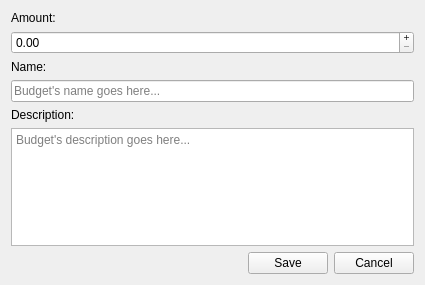
<?xml version="1.0" encoding="UTF-8"?>
<ui version="4.0">
 <class>BudgetEditor</class>
 <widget class="QWidget" name="BudgetEditor">
  <property name="windowModality">
   <enum>Qt::ApplicationModal</enum>
  </property>
  <property name="geometry">
   <rect>
    <x>0</x>
    <y>0</y>
    <width>425</width>
    <height>285</height>
   </rect>
  </property>
  <property name="sizePolicy">
   <sizepolicy hsizetype="Maximum" vsizetype="Maximum">
    <horstretch>0</horstretch>
    <verstretch>0</verstretch>
   </sizepolicy>
  </property>
  <property name="windowTitle">
   <string>Form</string>
  </property>
  <layout class="QVBoxLayout" name="verticalLayout">
   <item>
    <widget class="QLabel" name="amount_label">
     <property name="text">
      <string>Amount:</string>
     </property>
    </widget>
   </item>
   <item>
    <widget class="QDoubleSpinBox" name="amount">
     <property name="buttonSymbols">
      <enum>QAbstractSpinBox::PlusMinus</enum>
     </property>
     <property name="accelerated">
      <bool>true</bool>
     </property>
     <property name="prefix">
      <string/>
     </property>
     <property name="suffix">
      <string/>
     </property>
     <property name="maximum">
      <double>1000000000.000000000000000</double>
     </property>
    </widget>
   </item>
   <item>
    <widget class="QLabel" name="name_label">
     <property name="text">
      <string>Name:</string>
     </property>
    </widget>
   </item>
   <item>
    <widget class="QLineEdit" name="name">
     <property name="placeholderText">
      <string>Budget's name goes here...</string>
     </property>
    </widget>
   </item>
   <item>
    <widget class="QLabel" name="description_label">
     <property name="text">
      <string>Description:</string>
     </property>
    </widget>
   </item>
   <item>
    <widget class="QPlainTextEdit" name="description">
     <property name="placeholderText">
      <string>Budget's description goes here...</string>
     </property>
    </widget>
   </item>
   <item>
    <spacer name="verticalSpacer">
     <property name="orientation">
      <enum>Qt::Vertical</enum>
     </property>
     <property name="sizeHint" stdset="0">
      <size>
       <width>20</width>
       <height>0</height>
      </size>
     </property>
    </spacer>
   </item>
   <item>
    <layout class="QHBoxLayout" name="horizontalLayout">
     <item>
      <spacer name="hspacer">
       <property name="orientation">
        <enum>Qt::Horizontal</enum>
       </property>
       <property name="sizeHint" stdset="0">
        <size>
         <width>40</width>
         <height>20</height>
        </size>
       </property>
      </spacer>
     </item>
     <item>
      <widget class="QPushButton" name="save">
       <property name="text">
        <string>Save</string>
       </property>
       <property name="icon">
        <iconset resource="../../picsou.qrc">
         <normaloff>:/resources/MaterialDesign-SVG/svg/check.svg</normaloff>:/resources/MaterialDesign-SVG/svg/check.svg</iconset>
       </property>
      </widget>
     </item>
     <item>
      <widget class="QPushButton" name="cancel">
       <property name="text">
        <string>Cancel</string>
       </property>
       <property name="icon">
        <iconset resource="../../picsou.qrc">
         <normaloff>:/resources/MaterialDesign-SVG/svg/cancel.svg</normaloff>:/resources/MaterialDesign-SVG/svg/cancel.svg</iconset>
       </property>
      </widget>
     </item>
    </layout>
   </item>
  </layout>
 </widget>
 <resources>
  <include location="../../picsou.qrc"/>
 </resources>
 <connections/>
</ui>
